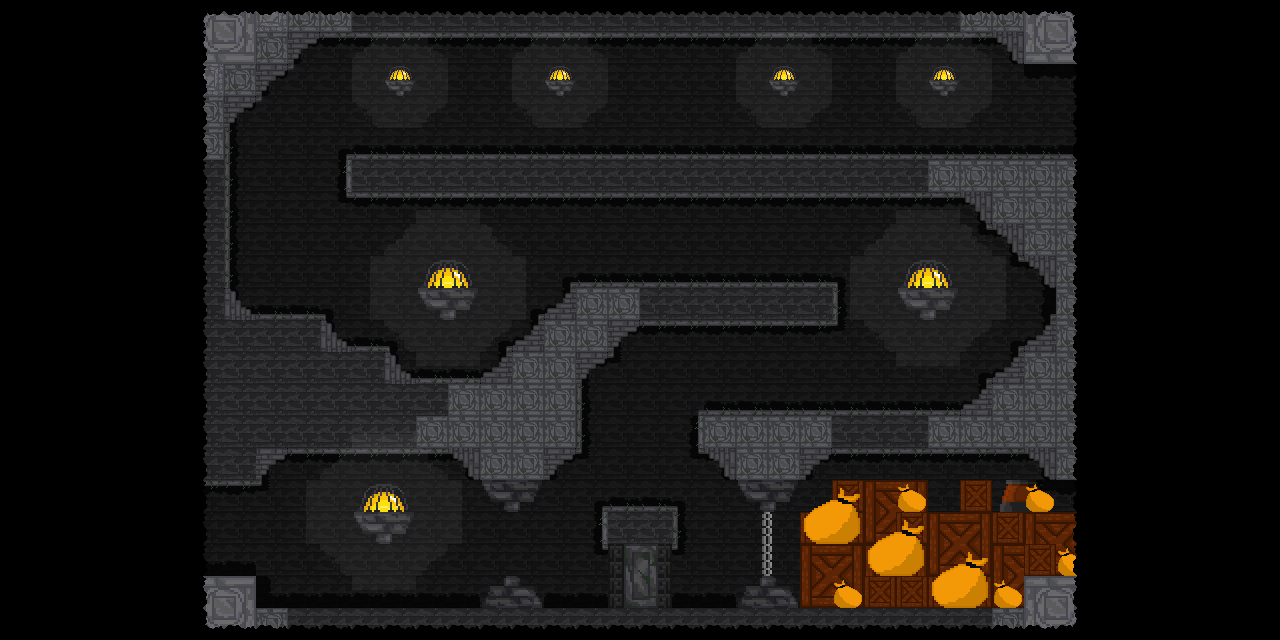

Tiled map render using the project's own tile images. Description and the map definition, with tile-layer contents summarised, below:
An orthogonal 40x20 tile map with 32x32 px tiles, 7 tile layers (Castle BG , Castle BG darkener, 1st depth, Base 2.0, ...), 1 hidden layer not drawn, 4 tilesets and 2 objects.

<map version="1.2" tiledversion="1.3.5" orientation="orthogonal" renderorder="left-up" width="40" height="20" tilewidth="32" tileheight="32" infinite="0" nextlayerid="10" nextobjectid="3">
 <tileset firstgid="1" name="1stSet" tilewidth="32" tileheight="32" tilecount="182" columns="13">
  <image source="Main Castle Normal.png" width="416" height="448" />
 </tileset>
 <tileset firstgid="183" name="2ndSet" tilewidth="32" tileheight="32" tilecount="728" columns="26">
  <image source="Main Castle x2.png" width="832" height="896" />
 </tileset>
 <tileset firstgid="911" name="3rdSet" tilewidth="32" tileheight="32" tilecount="48" columns="6">
  <image source="64x64 normal.png" width="192" height="256" />
 </tileset>
 <tileset firstgid="959" name="4thSet" tilewidth="32" tileheight="32" tilecount="192" columns="12">
  <image source="64x64 x2.png" width="384" height="512" />
 </tileset>
 <layer id="4" name="Castle BG " width="40" height="20">
  <data>[800 cells, 560 non-empty, 1 distinct tile ids]</data>
 </layer>
 <layer id="5" name="Castle BG darkener" width="40" height="20" opacity="0.5">
  <data>[800 cells, 560 non-empty, 1 distinct tile ids]</data>
 </layer>
 <layer id="8" name="1st depth" width="40" height="20" opacity="0.72">
  <data>[800 cells, 191 non-empty, 12 distinct tile ids]</data>
 </layer>
 <layer id="3" name="Base 2.0" width="40" height="20">
  <data>[800 cells, 35 non-empty, 12 distinct tile ids]</data>
 </layer>
 <layer id="2" name="Base" width="40" height="20">
  <data>[800 cells, 397 non-empty, 44 distinct tile ids]</data>
 </layer>
 <layer id="7" name="lights" width="40" height="20" opacity="0.05">
  <data>[800 cells, 800 non-empty, 10 distinct tile ids]</data>
 </layer>
 <layer id="6" name="Dark spots" width="40" height="20">
  <data>[800 cells, 332 non-empty, 9 distinct tile ids]</data>
 </layer>
 <layer id="1" name="Tile Layer 1" width="40" height="20" visible="0" opacity="0.16">
  <data>[800 cells, 24 non-empty, 1 distinct tile ids]</data>
 </layer>
 <objectgroup id="9" name="Object Layer 1" opacity="0">
  <object id="1" x="1088" y="64">
   <polygon points="0,0 0,-64 -896,-64 -896,416 -884.5,421.813 -832,422.091 -826.091,415.727 -800.091,390.636 -638.25,389.875 -615,415.375 -607.875,416 -597.25,437.375 -584.182,438.091 -583.636,447.273 -568.455,448 -567.818,438.273 -553.75,437.375 -544,416.125 -505.273,388.364 -505.455,315.273 -481.091,295.455 -473.636,294 -448.545,262.727 -249.273,262.545 -249.091,217.818 -517,219 -607.273,312.545 -674.182,313.818 -698.182,287.455 -698.364,282.182 -737.333,282.333 -761,256.667 -761.333,251 -834,249 -857,223.667 -856.667,60 -828,38 -793.667,5 -767,-25.3333 -90.9091,-26 -70.5455,-1.09091 -32,0" />
  </object>
  <object id="2" x="256" y="608">
   <polygon points="0,0 0,-32 -64,-32 -64,32 832,32 832,-448 822,-454.5 90,-454 91,-411 706.364,-409.273 763.091,-347.455 799.5,-317 799.75,-295 795.25,-293 763.25,-261.25 704.5,-199.5 441.875,-198.063 441.938,-154.313 450.125,-153.813 490.25,-106 504.125,-105.5 504.375,-22.375 489.375,-22 481,0 416,0 416,-58 421.75,-57.875 422,-101.625 345.5,-101.75 345.75,-58.375 352,-58 352,0 288,0 278,-21.6364 264.909,-22.3636 264.727,-30.9091 248.182,-31.2727 247.818,-22.9091 233.636,-22.7273 224,0" />
  </object>
 </objectgroup>
</map>
